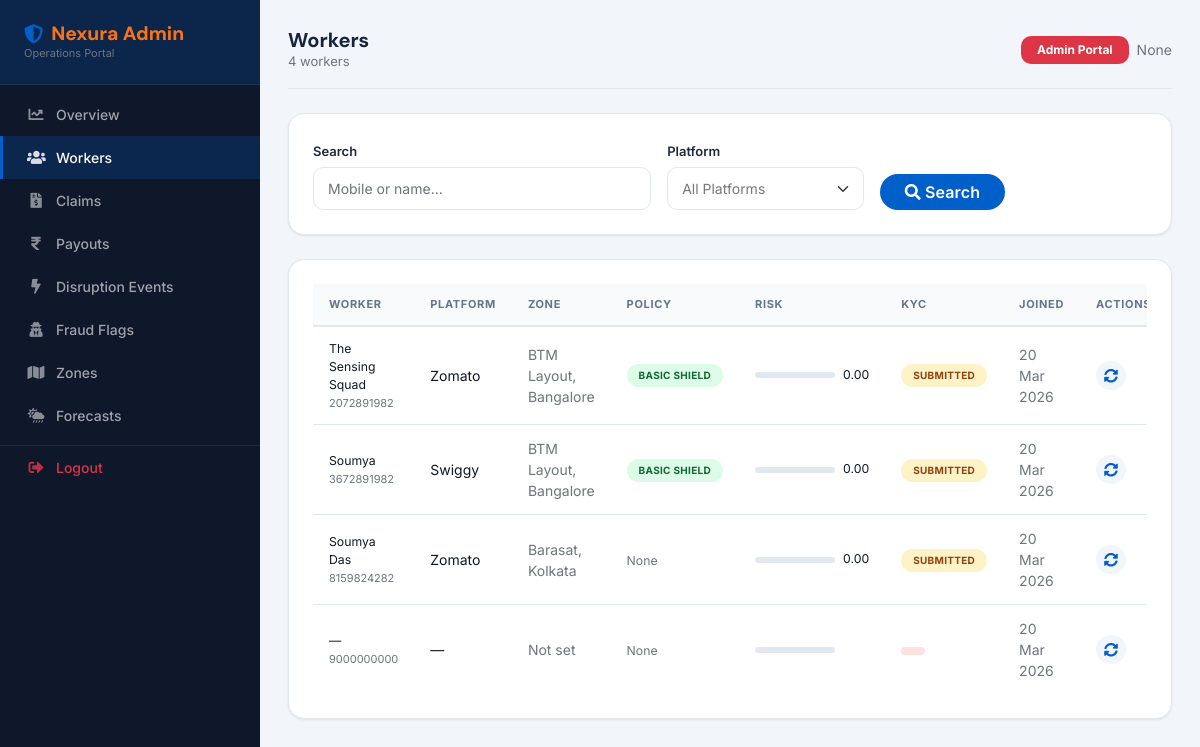
/admin-portal/workers/ (signed in), run on the app's committed database.
### apps/accounts/models.py (models this page shows, shortened)
class User(AbstractBaseUser, PermissionsMixin):
	LANGUAGE_CHOICES = [
		("en", "English"),
		("hi", "Hindi"),
		("bn", "Bengali"),
	]
	mobile = models.CharField(max_length=10, unique=True, validators=[mobile_validator])
	email = models.EmailField(blank=True, null=True)
	is_worker = models.BooleanField(default=True)
	is_admin = models.BooleanField(default=False)
	is_staff = models.BooleanField(default=False)
	is_active = models.BooleanField(default=True)
	mobile_verified = models.BooleanField(default=False)
	profile_complete = models.BooleanField(default=False)
	language = models.CharField(max_length=5, choices=LANGUAGE_CHOICES, default="en")
	date_joined = models.DateTimeField(auto_now_add=True)
	objects = UserManager()
	USERNAME_FIELD = "mobile"
	REQUIRED_FIELDS = []
	class Meta:
		ordering = ["-date_joined"]

class KYCRecord(models.Model):
	STATUS_CHOICES = [
		("pending", "Pending"),
		("in_review", "In Review"),
		("approved", "Approved"),
		("rejected", "Rejected"),
	]
	worker = models.OneToOneField(
		settings.AUTH_USER_MODEL,
		on_delete=models.CASCADE,
		related_name="kyc",
	)
	status = models.CharField(max_length=20, choices=STATUS_CHOICES, default="pending")
	aadhaar_number = models.CharField(max_length=20, blank=True)
	pan_number = models.CharField(max_length=20, blank=True)
	document_front_url = models.URLField(blank=True)
	document_back_url = models.URLField(blank=True)
	submitted_at = models.DateTimeField(blank=True, null=True)
	verified_at = models.DateTimeField(blank=True, null=True)
	remarks = models.TextField(blank=True)
	created_at = models.DateTimeField(auto_now_add=True)
	updated_at = models.DateTimeField(auto_now=True)
	class Meta:
		ordering = ["-created_at"]

### apps/workers/models.py (models this page shows, shortened)
class WorkerProfile(models.Model):
	PLATFORM_CHOICES = [
		("zomato", "Zomato"),
		("swiggy", "Swiggy"),
		("amazon", "Amazon Flex"),
		("zepto", "Zepto"),
		("blinkit", "Blinkit"),
		("dunzo", "Dunzo"),
		("other", "Other"),
	]
	SEGMENT_CHOICES = [
		("bike", "Bike"),
		("bicycle", "Bicycle"),
		("auto", "Auto Rickshaw"),
		("car", "Car"),
	]
	user = models.OneToOneField(
		settings.AUTH_USER_MODEL,
		on_delete=models.CASCADE,
		related_name="workerprofile",
	)
	name = models.CharField(max_length=120)
	platform = models.CharField(max_length=20, choices=PLATFORM_CHOICES, default="other")
	segment = models.CharField(max_length=20, choices=SEGMENT_CHOICES, default="bike")
	zone = models.ForeignKey(
		"zones.Zone",
		null=True,
		blank=True,
		on_delete=models.SET_NULL,
		related_name="workers",
	)
	upi_id = models.CharField(max_length=100, blank=True)
	risk_score = models.FloatField(default=0.0)
	risk_updated_at = models.DateTimeField(null=True, blank=True)
	grace_tokens = models.PositiveIntegerField(default=0)
	razorpay_contact_id = models.CharField(max_length=120, blank=True)
	razorpay_fund_acct_id = models.CharField(max_length=120, blank=True)
	razorpay_mandate_id = models.CharField(max_length=120, blank=True)
	created_at = models.DateTimeField(auto_now_add=True)
	updated_at = models.DateTimeField(auto_now=True)
	class Meta:
		ordering = ["-created_at"]
	def kyc_status(self):
		if hasattr(self.user, "kyc"):
			return self.user.kyc.status
		return "pending"

### apps/zones/models.py (models this page shows, shortened)
class Zone(models.Model):
	city = models.CharField(max_length=100)
	area_name = models.CharField(max_length=120)
	state = models.CharField(max_length=100, blank=True)
	lat = models.DecimalField(max_digits=10, decimal_places=7, null=True, blank=True)
	lng = models.DecimalField(max_digits=10, decimal_places=7, null=True, blank=True)
	radius_km = models.DecimalField(max_digits=6, decimal_places=2, default=5)
	risk_multiplier = models.DecimalField(max_digits=5, decimal_places=2, default=1.00)
	active = models.BooleanField(default=True)
	created_at = models.DateTimeField(auto_now_add=True)
	updated_at = models.DateTimeField(auto_now=True)
	class Meta:
		ordering = ["city", "area_name"]
	@property
	def display_name(self):
		return f"{self.area_name}, {self.city}"

### apps/policies/models.py (models this page shows, shortened)
class Policy(models.Model):
	STATUS_CHOICES = [
		("pending", "Pending"),
		("active", "Active"),
		("cancelled", "Cancelled"),
		("lapsed", "Lapsed"),
	]
	worker = models.ForeignKey(
		settings.AUTH_USER_MODEL,
		on_delete=models.CASCADE,
		related_name="policies",
	)
	plan_tier = models.ForeignKey(PlanTier, on_delete=models.PROTECT, related_name="policies")
	weekly_premium = models.DecimalField(max_digits=10, decimal_places=2)
	weekly_coverage = models.DecimalField(max_digits=10, decimal_places=2)
	start_date = models.DateField()
	end_date = models.DateField()
	status = models.CharField(max_length=20, choices=STATUS_CHOICES, default="pending")
	mandate_confirmed = models.BooleanField(default=False)
	razorpay_subscription_id = models.CharField(max_length=120, blank=True)
	created_at = models.DateTimeField(auto_now_add=True)
	updated_at = models.DateTimeField(auto_now=True)
	class Meta:
		ordering = ["-start_date"]

class PlanTier(models.Model):
	name = models.CharField(max_length=80)
	slug = models.SlugField(unique=True)
	description = models.TextField(blank=True)
	base_premium = models.DecimalField(max_digits=10, decimal_places=2)
	weekly_coverage = models.DecimalField(max_digits=10, decimal_places=2)
	features = models.JSONField(default=list, blank=True)
	is_recommended = models.BooleanField(default=False)
	is_active = models.BooleanField(default=True)
	sort_order = models.PositiveIntegerField(default=0)
	created_at = models.DateTimeField(auto_now_add=True)
	updated_at = models.DateTimeField(auto_now=True)
	class Meta:
		ordering = ["sort_order", "name"]

### apps/admin_portal/views.py (the view)
    @login_required(login_url='accounts:login')
    def wrapper(request, *args, **kwargs):
        if not (request.user.is_admin or request.user.is_staff or request.user.is_superuser):
            messages.error(request, 'Admin access required.')
            return redirect('core:home')
        return view_func(request, *args, **kwargs)

### templates/admin_portal/workers.html (shortened to what this page needs)
{% extends "base_admin.html" %}
{% load static nexura_tags %}
{% block page_title %}Workers{% endblock %}
{% block page_subtitle %}{{ workers|length }} workers{% endblock %}
{% block admin_nav_workers %}active{% endblock %}
{% block content %}
<div class="nexura-stat-card mb-4">
    <form method="GET" class="row g-3 align-items-end">
        <div class="col-md-5">
            <label class="form-label fw-semibold small">Search</label>
            <input type="text" name="q" class="form-control"
                   placeholder="Mobile or name…" value="{{ q }}">
        </div>
        <div class="col-md-3">
            <label class="form-label fw-semibold small">Platform</label>
            <select name="platform" class="form-select">
                <option value="">All Platforms</option>
            </select>
        </div>
        <div class="col-md-2">
            <button type="submit" class="btn btn-primary rounded-pill w-100">
                <i class="fas fa-search me-1"></i>Search
            </button>
        </div>
    </form>
</div>
<div class="nexura-stat-card">
    {% if workers %}
    <div class="table-responsive">
        <table class="nexura-table">
            <thead>
                <tr>
                    <th>Worker</th><th>Platform</th><th>Zone</th>
                    <th>Policy</th><th>Risk</th><th>KYC</th><th>Joined</th><th>Actions</th>
                </tr>
            </thead>
            <tbody>
                {% for worker in workers %}
                {% with p=worker.workerprofile %}
                <tr>
                    <td>
                        <p class="fw-semibold mb-0 small">{{ p.name|default:"—" }}</p>
                        <p class="text-muted mb-0" style="font-size:11px;">{{ worker.mobile }}</p>
                    </td>
                    <td class="small">{{ p.get_platform_display|default:"—" }}</td>
                    <td class="small text-muted">{{ p.zone.display_name|default:"Not set" }}</td>
                    <td>
                        {% with pol=worker.policies.first %}
                        {% if pol and pol.status == 'active' %}
                        <span class="status-badge active" style="font-size:10px;">{{ pol.plan_tier.name }}</span>
                        {% else %}
                        <span class="text-muted small">None</span>
                        {% endif %}
                        {% endwith %}
                    </td>
                    <td>
                        <div class="d-flex align-items-center gap-2">
                            <div class="fraud-score-bar">
                            </div>
                            <span class="small">{{ p.risk_score|floatformat:2 }}</span>
                        </div>
                    </td>
                    <td>
                        {% with ks=p.kyc_status %}
                        <span class="status-badge {% if ks == 'verified' %}active{% elif ks == 'submitted' %}pending{% else %}rejected{% endif %}" style="font-size:10px;">
                            {{ ks|capfirst }}
                        </span>
                        {% endwith %}
                    </td>
                    <td class="text-muted small">{{ worker.date_joined|date:"d M Y" }}</td>
                    <td>
                        <button class="btn btn-light btn-sm rounded-pill px-2" onclick="recalcPrice({{ worker.pk }})" title="Recalculate premium">
                            <i class="fas fa-sync-alt"></i>
                        </button>
                    </td>
                </tr>
                {% endwith %}
                {% endfor %}
            </tbody>
        </table>
    </div>
    {% else %}
    <div class="text-center py-5">
        <i class="fas fa-users fa-3x text-muted mb-3"></i>
        <p class="text-muted">No workers found{% if q %} matching "{{ q }}"{% endif %}.</p>
    </div>
    {% endif %}
</div>
{% endblock %}

### templates/base_admin.html (shortened to what this page needs)
{% extends "base.html" %}
{% load static %}
{% block body_class %}nexura-dashboard bg-light{% endblock %}
{% block full_page %}
<nav class="nexura-sidebar" id="nexuraSidebar" style="background: #0f172a;">
    <div class="sidebar-brand" style="background: rgba(1,95,201,0.2);">
        <h4 class="d-flex align-items-center gap-2">
            <i class="fas fa-shield-alt text-primary"></i>
            <span>Nexura Admin</span>
        </h4>
        <p class="text-muted mb-0" style="font-size: 11px;">Operations Portal</p>
    </div>
    <ul class="nav flex-column mt-2 px-0">
        <li><a href="{% url 'admin_portal:dashboard' %}" class="nav-link {% block admin_nav_home %}{% endblock %}">
            <i class="fas fa-chart-line"></i><span>Overview</span></a></li>
        <li><a href="{% url 'admin_portal:workers' %}" class="nav-link {% block admin_nav_workers %}{% endblock %}">
            <i class="fas fa-users"></i><span>Workers</span></a></li>
        <li><a href="{% url 'admin_portal:claims' %}" class="nav-link {% block admin_nav_claims %}{% endblock %}">
            <i class="fas fa-file-invoice-dollar"></i><span>Claims</span></a></li>
        <li><a href="{% url 'admin_portal:payouts' %}" class="nav-link {% block admin_nav_payouts %}{% endblock %}">
            <i class="fas fa-rupee-sign"></i><span>Payouts</span></a></li>
        <li><a href="{% url 'admin_portal:triggers' %}" class="nav-link {% block admin_nav_triggers %}{% endblock %}">
            <i class="fas fa-bolt"></i><span>Disruption Events</span></a></li>
        <li><a href="{% url 'admin_portal:fraud' %}" class="nav-link {% block admin_nav_fraud %}{% endblock %}">
            <i class="fas fa-user-secret"></i><span>Fraud Flags</span></a></li>
        <li><a href="{% url 'admin_portal:zones' %}" class="nav-link {% block admin_nav_zones %}{% endblock %}">
            <i class="fas fa-map"></i><span>Zones</span></a></li>
        <li><a href="{% url 'admin_portal:forecast' %}" class="nav-link {% block admin_nav_forecast %}{% endblock %}">
            <i class="fas fa-cloud-sun-rain"></i><span>Forecasts</span></a></li>
        <li style="border-top: 1px solid rgba(255,255,255,0.08); margin-top: 8px;">
            <a href="{% url 'accounts:logout' %}" class="nav-link text-danger">
                <i class="fas fa-sign-out-alt"></i><span>Logout</span>
            </a>
        </li>
    </ul>
</nav>
<div class="nexura-main-content">
    <div class="d-flex justify-content-between align-items-center mb-4 pb-3"
         style="border-bottom: 1px solid #e2e8f0;">
        <div>
            <h5 class="mb-0 fw-bold">{% block page_title %}Admin Dashboard{% endblock %}</h5>
            <p class="mb-0 text-muted" style="font-size: 13px;">{% block page_subtitle %}{% endblock %}</p>
        </div>
        <div class="d-flex align-items-center gap-2">
            <span class="badge bg-danger px-3 py-2">Admin Portal</span>
            <span class="text-muted small">{{ request.user.email }}</span>
        </div>
    </div>
    {% block content %}{% endblock %}
</div>
{% endblock full_page %}

### data on the page
User: user.email "None", workerprofile.name "—", mobile "9000000000", workerprofile.platform "—", workerprofile.zone.display_name "Not set", date_joined "20 Mar 2026"
User: workerprofile.name "The Sensing Squad", mobile "2072891982", workerprofile.platform "Zomato", workerprofile.zone.display_name "BTM Layout, Bangalore", policies.first.plan_tier.name "BASIC SHIELD", workerprofile.risk_score "0.00", date_joined "20 Mar 2026"
KYCRecord: status "SUBMITTED"
User: workerprofile.name "Soumya", mobile "3672891982", workerprofile.platform "Swiggy", workerprofile.zone.display_name "BTM Layout, Bangalore", policies.first.plan_tier.name "BASIC SHIELD", workerprofile.risk_score "0.00", date_joined "20 Mar 2026"
KYCRecord: status "SUBMITTED"
User: workerprofile.name "Soumya Das", mobile "8159824282", workerprofile.platform "Zomato", workerprofile.zone.display_name "Barasat, Kolkata", shows "None", workerprofile.risk_score "0.00", date_joined "20 Mar 2026"
KYCRecord: status "SUBMITTED"

### other printed values
{{ workers|length }} "4"
